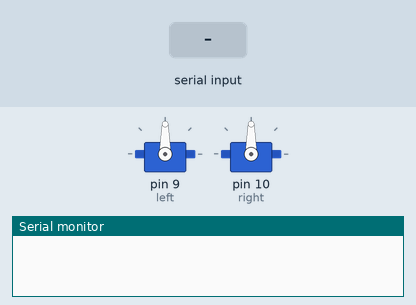
The sketch below on a simulated Arduino Uno, built with avr-gcc and run on an emulated ATmega328P. Shown: 2 × servo, the last lines printed to the serial monitor. The inputs (shaded band) are chosen by the test bench.

Above: at 1.2 s.
1.3 s: "l" received over Serial
At 2.5 s:
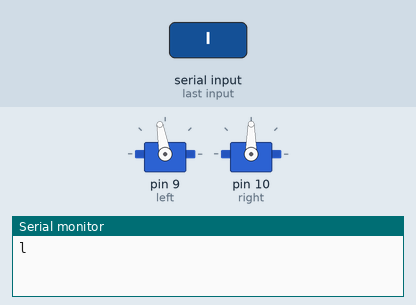
2.8 s: "r" received over Serial
At 3.7 s:
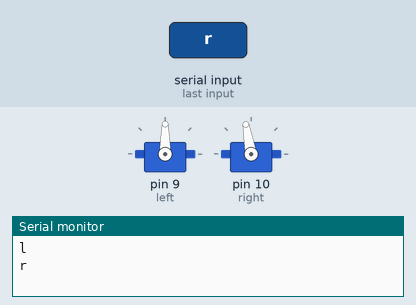
4.3 s: "d" received over Serial
At 4.9 s:
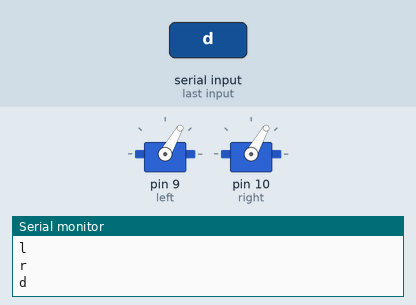
Timing chart, 0 to 7.3 s (numbered marks = the images above; inputs shaded):
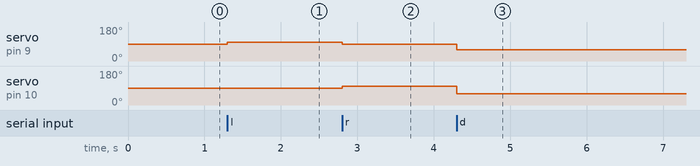

The sketch:

rovertest1.ino
```cpp
#include <Servo.h>

Servo left;
Servo right;
char command;

void setup (){
  left.attach(9);
  right.attach(10);
  Serial.begin(9600);
}

void loop(){
  if (Serial.available())
  {
    command=Serial.read();
    Serial.println(command);

    if (command =='l')
    {
      mode(100,90,1000);
    }
    else if (command =='r')
    {
      mode(90,100,1000);
    }
    else if (command=='s')
    {
      mode(90,90,1000);
    }
    else if (command=='d')
    {
      mode(60,60,100);
    }

  }

}

void mode(int leftSpeed, int rightSpeed, int time)
{
  left.write(leftSpeed);
  right.write(rightSpeed);
  delay(time);
}
```

Measured:
- after the input at 1.3 s, servo on pin 9 (left): 90° → 100° at once
- after the input at 2.8 s, servo on pin 9 (left): 100° → 90° at once; servo on pin 10 (right): 90° → 100° at once
- after the input at 4.3 s, servo on pin 9 (left): 90° → 60° at once; servo on pin 10 (right): 100° → 60° at once
